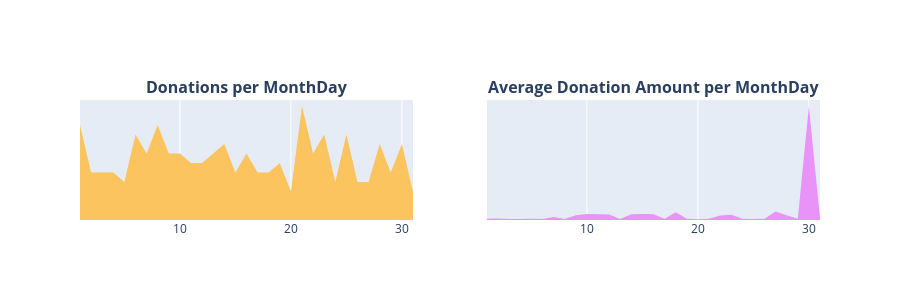

Notebook code cell kept with this figure:
### Markdown cell above
> * La mayor cantidad de donaciones se recibe en el mes de **agosto con 577,274 donaciones**, seguido por el mes de **septiembre con 518,908 donaciones**, mientras que el menor número de donaciones se registra en el mes de **junio con 191,221 donaciones** y en el mes de **mayo con 243,440 donaciones** (debido probablemente al periodo de verano y vacaciones). El monto promedio de donación más alto se recibe en el mes de diciembre con **USD 80**, mientras que el más bajo se registra en el mes de julio siendo equivalente a **USD 51**. En general, el monto promedio de donación por año es cercano a los USD 59.

---

### Donaciones por Día del Mes
* **3.4.5** Número de Donaciones por Día del Mes
* **3.4.6** Promedio de Donaciones por Día del Mes

### Code cell
t3 = donations_df.groupby(['Donation Day']).agg({'Donation Year' : 'count', 'Donation Amount' : 'mean'}).reset_index().rename(columns={'Donation Year' : 'Total Donations', 'Donation Amount' : 'Average Amount'})
x = t3['Donation Day']
y1 = t3['Total Donations']
y2 = t3['Average Amount']
trace1 = go.Scatter(x=x, y=y1, fill='tozeroy', fillcolor = '#fcc45f', mode= 'none')
trace2 = go.Scatter(x=x, y=y2, fill='tozeroy', fillcolor = "#e993f9", mode= 'none')
fig = tools.make_subplots(rows=1, cols=2, print_grid=False, subplot_titles = ["<b>Donations per MonthDay</b>", "<b>Average Donation Amount per MonthDay</b>"])
fig.append_trace(trace1, 1, 1);
fig.append_trace(trace2, 1, 2);

fig['layout'].update(height=300, showlegend=False, yaxis=dict(
        autorange=True,
        showgrid=False,
        zeroline=False,
        showline=False,
        ticks='',
        showticklabels=False
    ), yaxis2=dict(
        autorange=True,
        showgrid=False,
        zeroline=False,
        showline=False,
        ticks='',
        showticklabels=False
    ));
iplot(fig);

### Figure 1 — Plotly figure (JSON) as saved in the notebook; plotly's stock layout.template omitted (floating-point values rounded to 4 significant figures)
{"data": [{"fill": "tozeroy", "fillcolor": "#fcc45f", "mode": "none", "type": "scatter", "x": [1, 2, 3, 4, 5, 6, 7, 8, 9, 10, 11, 12, 13, 14, 15, 16, 17, 18, 19, 20, 21, 22, 23, 24, 25, 26, 27, 28, 29, 30, 31], "xaxis": "x", "y": [10, 5, 5, 5, 4, 9, 7, 10, 7, 7, 6, 6, 7, 8, 5, 7, 5, 5, 6, 3, 12, 7, 9, 4, 9, 4, 4, 8, 5, 8, 3], "yaxis": "y"}, {"fill": "tozeroy", "fillcolor": "#e993f9", "mode": "none", "type": "scatter", "x": [1, 2, 3, 4, 5, 6, 7, 8, 9, 10, 11, 12, 13, 14, 15, 16, 17, 18, 19, 20, 21, 22, 23, 24, 25, 26, 27, 28, 29, 30, 31], "xaxis": "x2", "y": [82.3, 101.2, 73.38, 64.11, 85.02, 72.91, 199.4, 58.8, 318.7, 390.5, 388.3, 366.8, 67.0, 376.3, 390.5, 378.3, 89.65, 518.6, 88.77, 54.7, 84.4, 299.1, 344.8, 90.74, 72.81, 81.02, 569.0, 312.0, 83.07, 7545.0, 93.53], "yaxis": "y2"}], "layout": {"annotations": [{"font": {"size": 16}, "showarrow": false, "text": "<b>Donations per MonthDay</b>", "x": 0.225, "xanchor": "center", "xref": "paper", "y": 1, "yanchor": "bottom", "yref": "paper"}, {"font": {"size": 16}, "showarrow": false, "text": "<b>Average Donation Amount per MonthDay</b>", "x": 0.775, "xanchor": "center", "xref": "paper", "y": 1, "yanchor": "bottom", "yref": "paper"}], "height": 300, "showlegend": false, "xaxis": {"anchor": "y", "domain": [0, 0.45]}, "xaxis2": {"anchor": "y2", "domain": [0.55, 1]}, "yaxis": {"anchor": "x", "autorange": true, "domain": [0, 1], "showgrid": false, "showline": false, "showticklabels": false, "ticks": "", "zeroline": false}, "yaxis2": {"anchor": "x2", "autorange": true, "domain": [0, 1], "showgrid": false, "showline": false, "showticklabels": false, "ticks": "", "zeroline": false}}}
